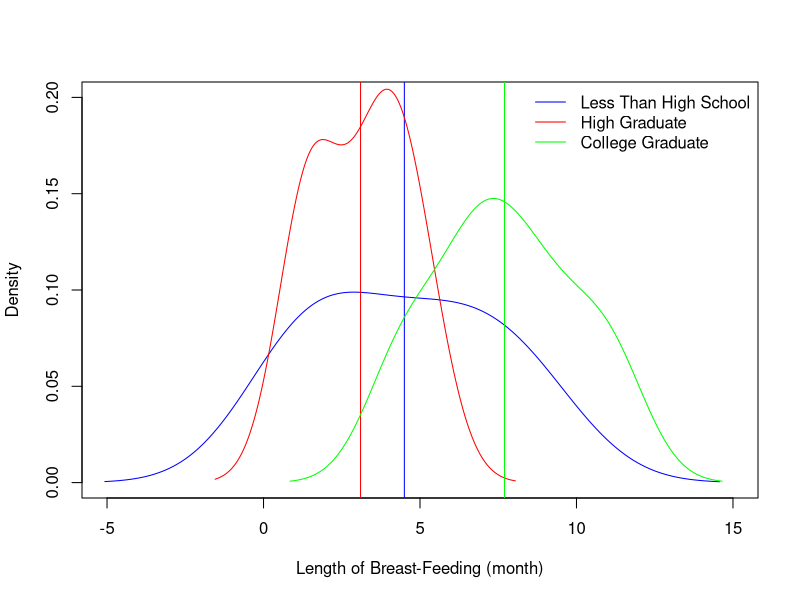
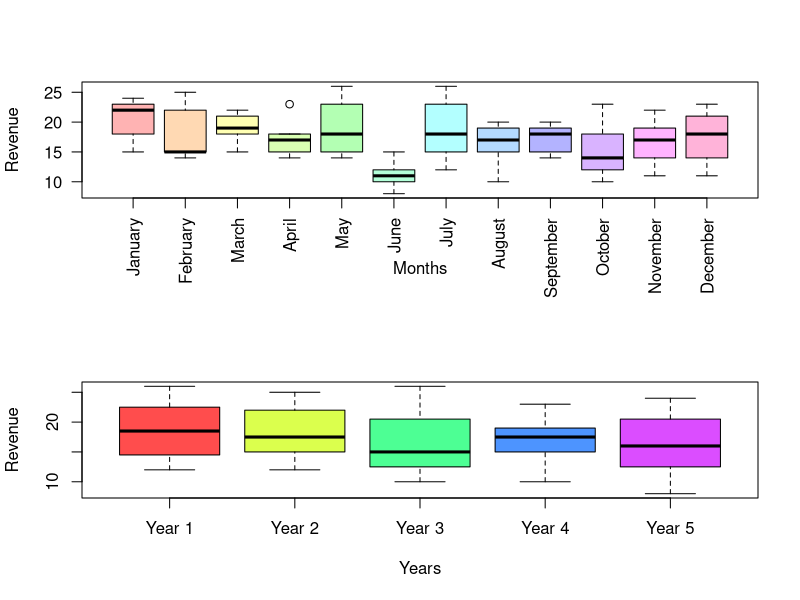

The R source for these figures, in order:
# 2017 Spring KAIST GCT564 Lecture 12 Exercises
# 20163204 Sanggyu Nam

# Exercise 1
feeds = matrix(c(1.00, 6.50, 4.50, 2.00, 8.50,
                 1.50, 4.00, 3.50, 1.50, 5.00,
                 11.00, 6.50, 4.50, 7.50, 9.00),
               ncol = 3)
colnames(feeds) <- c("Less Than High School", "High Graduate", "College Graduate")
feeds.df <- data.frame(feeds = as.vector(feeds),
                       edulevel = gl(n = 3, k = 5, labels = colnames(feeds)))

# (a) Testing the null hypothesis.
shapiro.test(feeds)$p.value
# Since p-value is higher than 0.05,
# we can say that the length of breast-feeds has normality
# and we should use Bartlett's test.
bartlett.test(as.vector(feeds), gl(3, 5, labels = colnames(feeds)))
# Since p-value is higher than 0.05, we retain the null hypothesis
# and we can say that the length of breast-feeds has homogeneity.
oneway.test(feeds ~ edulevel, data = feeds.df)
# Since p-value is less than 0.05, we reject the null hypothesis that the means of the length of breast-feeds are the same.

# (b) Drawing density plots for the three groups with mean lines.
colors <- c("blue", "red", "green")
plot(0, 0, xlab = "Length of Breast-Feeding (month)", ylab = "Density",
    xlim = c(-5, 15), ylim = c(0.00, 0.20), type = "l")
for (i in 1:3) {
  f <- feeds[, i]
  m <- mean(f)
  d <- density(f)
  c <- colors[i]
  lines(d, col = c)
  abline(v = m, col = c)
}
legend("topright", legend = colnames(feeds), col = colors, lty = 1, bty = "n")

# Exercise 2
revenue <- matrix(c(15, 22, 18, 23, 23, 12, 26, 19, 15, 14, 14, 21,
                    18, 25, 22, 15, 15, 15, 12, 17, 14, 18, 22, 23,
                    22, 15, 15, 14, 26, 11, 23, 15, 18, 10, 19, 11,
                    23, 15, 19, 17, 18, 10, 15, 20, 19, 12, 17, 18,
                    24, 14, 21, 18, 14, 8, 18, 10, 20, 23, 11, 14),
                  nrow = 12, dimnames = list(month.name, sapply(1:5, function (x) paste("Year", x))))
revenue.df <- data.frame(month = gl(12, 1, len = length(revenue), labels = rownames(revenue)),
                         year = gl(5, 12, labels = colnames(revenue)),
                         rev = as.vector(revenue))
revenue.df$month = factor(revenue.df$month, rownames(revenue))
revenue.df$year = factor(revenue.df$year, colnames(revenue))

# (a) Testing the null hypothesis that the means of revenue evaluated according to the months and years are equal.
shapiro.test(revenue.df$rev)$p.value
# Since p-value is higher than 0.05,
# we can say that the revenue has normality
# and we should use Bartlett's test.
bartlett.test(rev ~ month, data = revenue.df)
bartlett.test(rev ~ year, data = revenue.df)
# We retain the null hypothesis since the p-values for both tests are larger than 0.05.
# This means that there is homogeneity for the variances among the months and years.
oneway.test(rev ~ month, data = revenue.df)
oneway.test(rev ~ year, data = revenue.df)
# We retain the null hypothesis since the p-values for both tests are larger than 0.05.
# This means that there is no significant difference among the means of revenue evaluated according to the months and years.

# (b) Drawing boxplots for Revenue ~ Months and Revenue ~ Year.
par(mfrow = c(2, 1))
boxplot(rev ~ month, data = revenue.df, xlab = "Months", ylab = "Revenue", col = rainbow(12, s = 0.3), las = 2)
boxplot(rev ~ year, data = revenue.df, xlab = "Years", ylab = "Revenue", col = rainbow(5, s = 0.7))

# Exercise 3
# Assumes that the data is stored as a file named fastfood3.csv in the working directory.
df3 = read.csv("fastfood3.csv")
attach(df3); df3

sales = c(t(as.matrix(df3)))
df3.new = data.frame(region = gl(2, length(sales) / 2, labels = c("East", "West")),
                     item = gl(3, 1, length(sales), labels = colnames(df3)),
                     sales = sales)
shapiro.test(df3.new$sales)
# Since p-value is greater than 0.05, the sales volume has normality.
# Therefore, we have to use Bartlett's test to test if there is a statistically significant difference among variances.

# (a) At 0.05 level of significance, test whether the mean sales volume for the new menu items are all equal.
bartlett.test(sales ~ item, data = df3.new)
# Since the p-value is greater than 0.05, we can say that there is homogeneity in the variances of sales.
# Therefore, we should conduct ANOVA.
oneway.test(sales ~ item, data = df3.new)
# We reject the null hypothesis that the mean sales volume for the new menu items are all equal.

# (b) Decide also whether the mean sales volume of the two coastal regions differs.
bartlett.test(sales ~ region, data = df3.new)
# Since the p-value is greater than 0.05, we can say that there is homogeneity in the variances of sales.
# Therefore, we can conduct ANOVA.
oneway.test(sales ~ region, data = df3.new)
# We reject the null hypothesis that the mean sales volume of the two coastal regions are equal.

# (c) Is there a interaction between the menu item and coast location?
summary(aov(sales ~ item * region, data = df3.new))
# The interaction between the menu item and coast location is statistically significant.